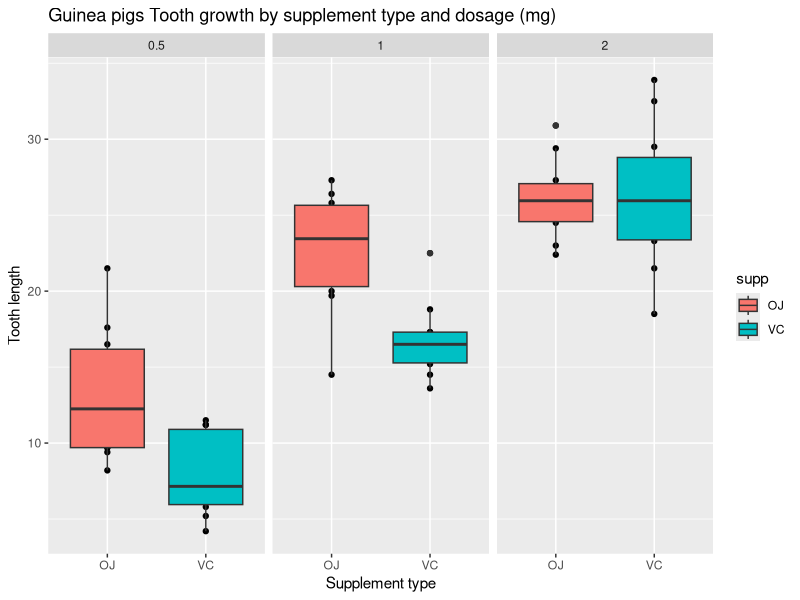

The R source for this figure:
## ---- chunk 1
knitr::opts_chunk$set(echo = TRUE)
library(ggplot2)
## ---- chunk 2
# load data
data(ToothGrowth)
# let's take a look at the data
head(ToothGrowth)

# let's check the dimensions of the data
dim(ToothGrowth)

# let's verify the uniqueness of the supplement column
unique(ToothGrowth$supp)

# let's verify the uniqueness of the dose column
unique(ToothGrowth$dose)

# let's get a brief summary of the data
summary(ToothGrowth)

## ---- chunk 3
mean(ToothGrowth$len)
sd(ToothGrowth$len)
var(ToothGrowth$len)
## ---- chunk 4
plot <- qplot(supp
              ,len
              ,data=ToothGrowth
              ,facets=~dose
              ,main="Guinea pigs Tooth growth by supplement type and dosage (mg)"
              ,xlab="Supplement type"
              ,ylab="Tooth length") 

plot + geom_boxplot(aes(fill = supp))
## ---- chunk 5
OJ = ToothGrowth$len[ToothGrowth$supp == 'OJ']
VC = ToothGrowth$len[ToothGrowth$supp == 'VC']
## ---- chunk 6
t.test(OJ, VC, alternative = "greater", paired = FALSE, var.equal = FALSE, conf.level = 0.95)
## ---- chunk 7
dose05mg = ToothGrowth$len[ToothGrowth$dose == 0.5]
dose1mg = ToothGrowth$len[ToothGrowth$dose == 1]
dose2mg = ToothGrowth$len[ToothGrowth$dose == 2]
## ---- chunk 8
t.test(dose05mg, dose1mg, alternative = "less", paired = FALSE, var.equal = FALSE, conf.level = 0.95)

t.test(dose1mg, dose2mg, alternative = "less", paired = FALSE, var.equal = FALSE, conf.level = 0.95)
## ---- chunk 9
OJ2 = ToothGrowth$len[ToothGrowth$supp == 'OJ' & ToothGrowth$dose == 2]
VC2 = ToothGrowth$len[ToothGrowth$supp == 'VC' & ToothGrowth$dose == 2]

t.test(OJ2, VC2, alternative = "two.sided", paired = FALSE, var.equal = FALSE, conf.level = 0.95)
